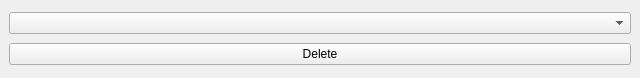
<?xml version="1.0" encoding="UTF-8"?>
<ui version="4.0">
 <class>deleteBidderWindow</class>
 <widget class="QMainWindow" name="deleteBidderWindow">
  <property name="geometry">
   <rect>
    <x>0</x>
    <y>0</y>
    <width>640</width>
    <height>78</height>
   </rect>
  </property>
  <property name="windowTitle">
   <string>Delete Bidder</string>
  </property>
  <widget class="QWidget" name="centralwidget">
   <layout class="QVBoxLayout" name="verticalLayout">
    <item>
     <widget class="QComboBox" name="chooseBidderCombobox"/>
    </item>
    <item>
     <widget class="QPushButton" name="deleteButton">
      <property name="text">
       <string>Delete</string>
      </property>
     </widget>
    </item>
   </layout>
  </widget>
 </widget>
 <resources/>
 <connections/>
</ui>
